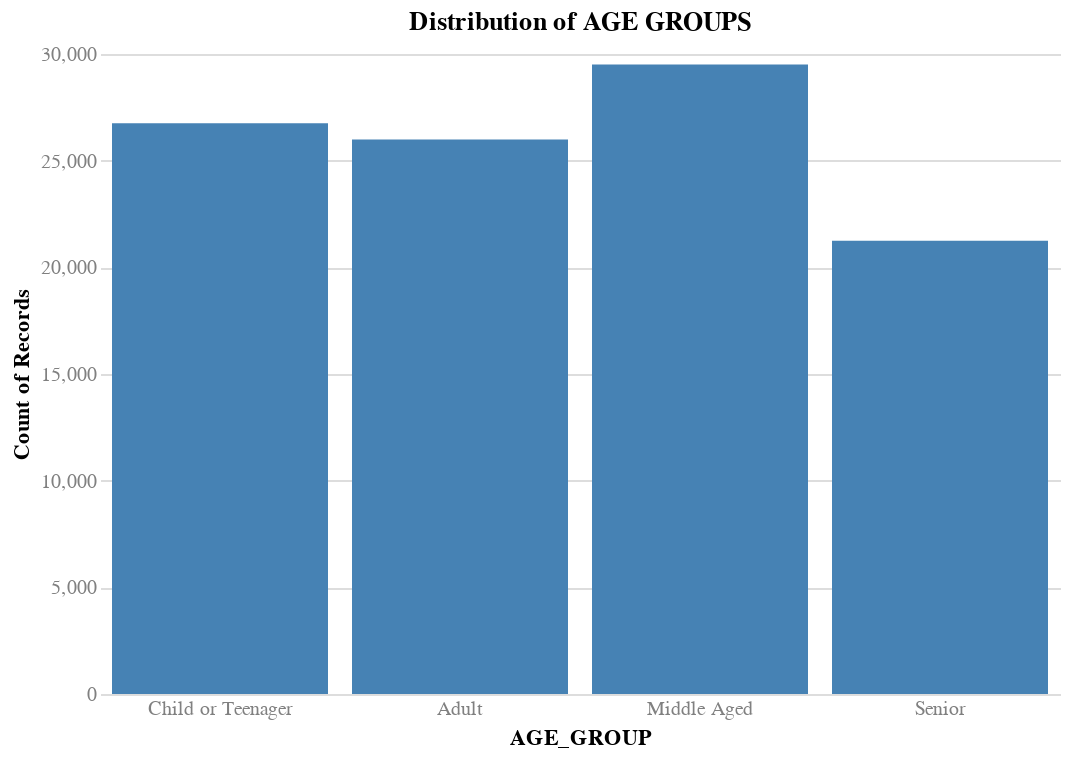

Notebook code for this chart:
### Code cell
# Bin the AGE variable as age groups
# 0-2 = Infant
# 2-4 = Toddler
# 4-12 = Child
# 12-20 = Teenager
# 20-40 = Adult
# 40-60 = Middle Aged
# >= 60 = Senior

age_groups = ['Infant', 'Toddler', 'Child', 'Teenager', 'Child or Teenager', 'Adult', 'Middle Aged', 'Senior']

def bin_age(age):
    if pd.isna(age) or age == -9: return None
    #if age < 2: return 'Infant'
    #elif age < 4: return 'Toddler'
    #elif age < 12: return 'Child'
    #elif age < 20: return 'Teenager'
    elif age < 20: return 'Child or Teenager'
    elif age < 40: return 'Adult'
    elif age < 60: return 'Middle Aged'
    else: return 'Senior'
    

X_train['AGE_GROUP'] = X_train['AGE'].apply(bin_age)

# Check the distribution of age groups
chart(
    df=X_train,
    x=alt.X('AGE_GROUP:O', sort=age_groups),
    y='count()',
    title='Distribution of AGE GROUPS',
).mark_bar()

### Figure 1 — Vega specification as saved in the notebook (floating-point values rounded to 4 significant figures)
{"$schema": "https://vega.github.io/schema/vega/v5.json", "data": [{"name": "source_0"}, {"name": "data_0", "values": [{"AGE_GROUP": "Middle Aged", "__count": 29505}, {"AGE_GROUP": "Senior", "__count": 21241}, {"AGE_GROUP": "Child or Teenager", "__count": 26749}, {"AGE_GROUP": "Adult", "__count": 25991}]}, {"name": "source_0_x_domain_AGE_GROUP", "values": [{"AGE_GROUP": "Middle Aged", "sort_field": 6.0}, {"AGE_GROUP": "Senior", "sort_field": 7.0}, {"AGE_GROUP": "Child or Teenager", "sort_field": 4.0}, {"AGE_GROUP": "Adult", "sort_field": 5.0}]}, {"name": "data_0_y_domain___count", "values": [{"min": 21241, "max": 29505}]}], "marks": [{"type": "rect", "name": "marks", "from": {"data": "data_0"}, "encode": {"update": {"y": {"field": "__count", "scale": "y"}, "width": {"signal": "max(0.25, bandwidth('x'))"}, "y2": {"value": 0, "scale": "y"}, "fill": {"value": "steelblue"}, "x": {"field": "AGE_GROUP", "scale": "x"}}}, "style": ["bar"]}], "scales": [{"name": "x", "type": "band", "domain": {"data": "source_0_x_domain_AGE_GROUP", "field": "AGE_GROUP", "sort": {"op": "max", "field": "sort_field"}}, "range": [0, {"signal": "width"}], "paddingOuter": 0.05, "paddingInner": 0.1}, {"name": "y", "type": "linear", "domain": [{"signal": "(data(\"data_0_y_domain___count\")[0] || {}).min"}, {"signal": "(data(\"data_0_y_domain___count\")[0] || {}).max"}], "range": [{"signal": "height"}, 0], "zero": true, "nice": true}], "axes": [{"scale": "y", "ticks": false, "labels": false, "gridScale": "x", "grid": true, "orient": "left", "tickCount": {"signal": "ceil(height/40)"}, "maxExtent": 0, "aria": false, "zindex": 0, "domain": false, "minExtent": 0}, {"scale": "x", "labelBaseline": "top", "zindex": 0, "title": "AGE_GROUP", "orient": "bottom", "grid": false}, {"scale": "y", "tickCount": {"signal": "ceil(height/40)"}, "title": "Count of Records", "grid": false, "labelAlign": "right", "labelOverlap": true, "zindex": 0, "orient": "left"}], "title": {"text": "Distribution of AGE GROUPS", "frame": "group"}, "style": "cell", "config": {"axis": {"domain": false, "labelAngle": 0, "labelColor": "gray", "labelFontSize": 10, "ticks": false}, "style": {"guide-label": {"font": "Helvetica Neue"}, "guide-title": {"font": "Helvetica Neue"}, "group-title": {"font": "Helvetica Neue"}, "group-subtitle": {"font": "Helvetica Neue"}, "cell": {"stroke": null}, "text": {"font": "Helvetica Neue"}}}, "padding": 5, "background": "white", "width": 480, "height": 320}
